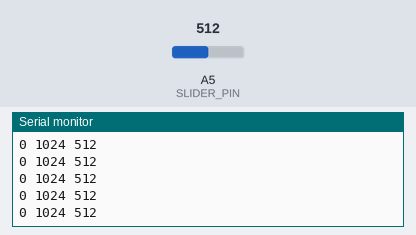
The sketch below on a simulated Arduino Uno, built with avr-gcc and run on an emulated ATmega328P. Shown: the last lines printed to the serial monitor. The test bench sets the inputs (shaded band); at power-on: A5 (SLIDER_PIN) = 512.

Above: at 1.2 s.
1.3 s: A5 (SLIDER_PIN) set to 986
At 1.9 s:
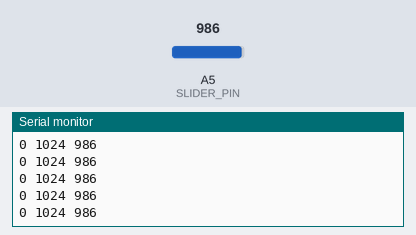
2.8 s: A5 (SLIDER_PIN) set to 1008
At 3.9 s:
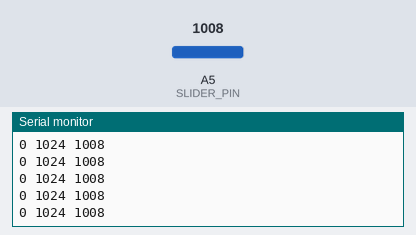
Timing chart, 0 to 5.8 s (numbered marks = the images above; inputs shaded):
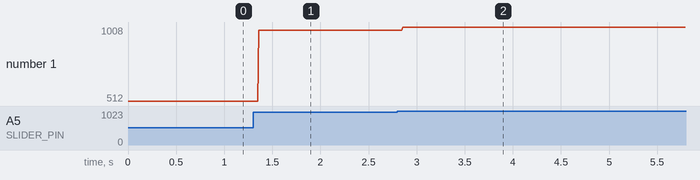

The sketch:

ArduinoTests.ino
```cpp
const int SLIDER_PIN =5;

void setup() {
  // put your setup code here, to run once:
  Serial.begin(9600);

  pinMode(SLIDER_PIN, INPUT);


}

void loop() {
  // put your main code here, to run repeatedly:
  Serial.print(0);

  Serial.print(" ");
  Serial.print(1024);
  Serial.print(" ");

  Serial.println(analogRead(SLIDER_PIN));

  delay(10);
}
```

Measured:
- after the input at 1.3 s, the serial monitor: prints a new line after 0.06 s (image 1)
- after the input at 2.8 s, the serial monitor: prints a new line after 0.06 s (image 2)
- plotted number 1: 512 → 986 after the input at 1.3 s, 986 → 1008 after the input at 2.8 s
